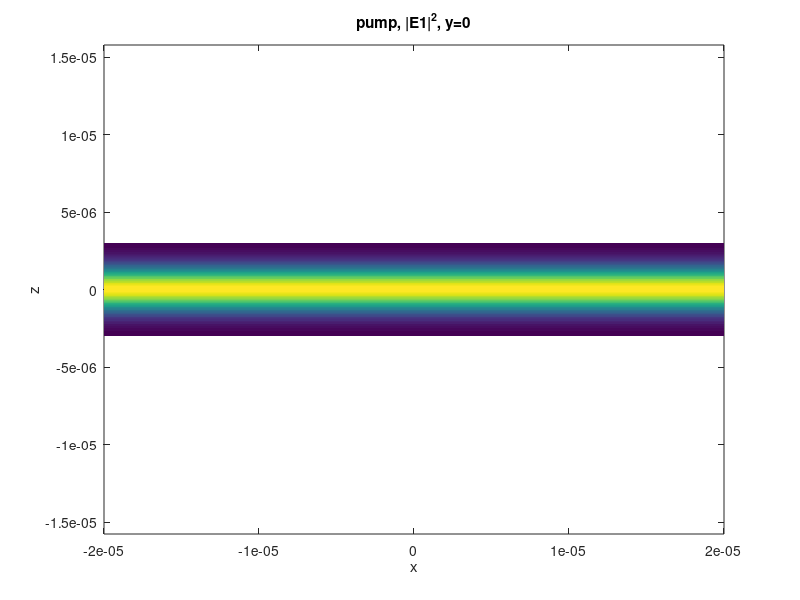
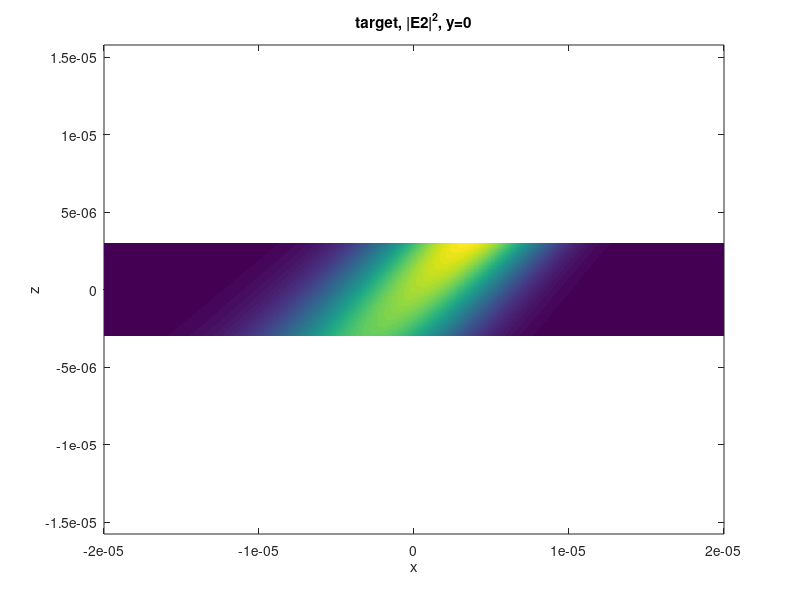
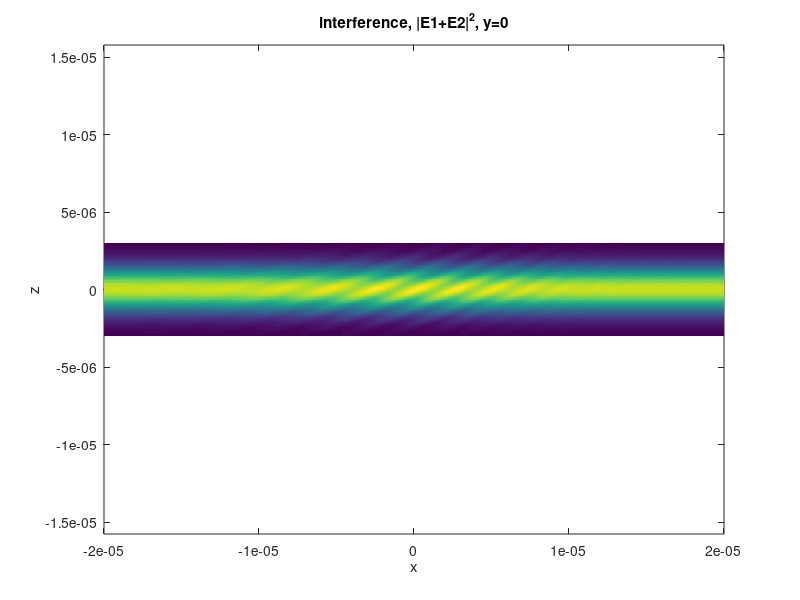
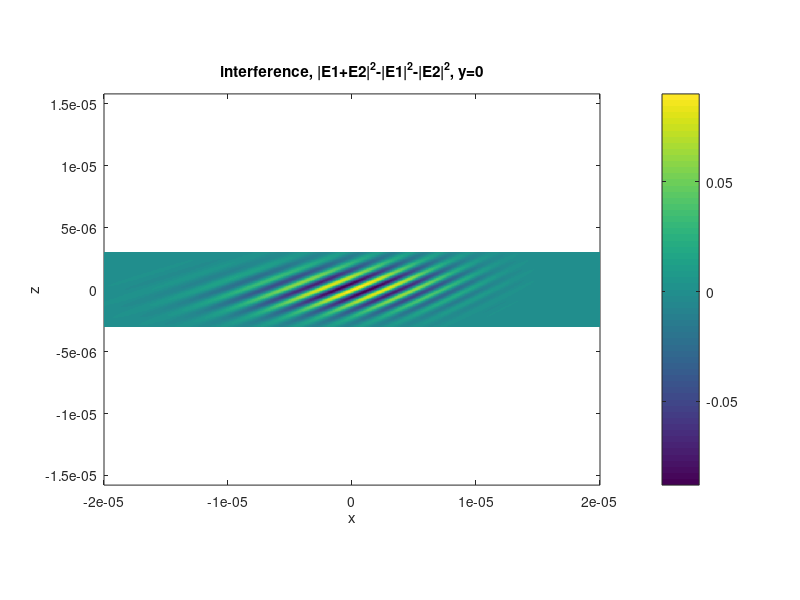

These figures' MATLAB source, in order:
% 3d interference patterns (holograms)

% interference of a pump beam (Gaussian shape in z, plane wave in x,y) and
% a target beam (plane wave or proper 3D Gaussian)

lam = 780e-9;
k0 = 2*pi/lam;

yzv = [0 0.2 0.4]*1e-6;   % for loop of y or z (cross sections at different positions)
nyzv = length(yzv);

for iyzv=1:nyzv

if (1==1)   % vertical cross section at y=const
    plotsel = 1;
    xv = (-20:0.05:20)*1e-6;
    yv = yzv(iyzv);     %0;     %(-4:0.05:4)*1e-6;
    zv = (-3:0.05:3)*1e-6;
else        % horizontal cross section at z=const
    plotsel = 2;
    xv = (-20:0.05:20)*1e-6;
    yv = (-20:0.05:20)*1e-6;
    zv = yzv(iyzv);     %0.e-6;     %(-3:0.05:3)*1e-6;    
end

[xx,yy,zz] = meshgrid(xv,yv,zv);

% pump field
k1x = k0;
w1 = 2e-6;
w1y = 100*5.8e-6;

E1 = exp(1i*k1x*xx).*exp(-zz.^2/w1^2).*exp(-yy.^2/w1y^2);

figure(101+(iyzv-1)*10)
if plotsel==1
    pcolor(xv,zv,abs(squeeze(E1)').^2)
    xlabel('x'), ylabel('z')
    title(['pump, |E1|^2, y=' num2str(yv)])
else
    pcolor(xv,yv,abs(squeeze(E1)).^2)    
    xlabel('x'), ylabel('y')
    title(['pump, |E1|^2, z=' num2str(zv)])
end
shading flat
axis equal

% target field

if (1==0)   % plane wave
    %al2 = 120 *pi/180;   % propagation angle, 90deg=vertical
    n = [1 1 10];   % direction of propagation
    n = n/norm(n);

    k2x = k0*n(1);
    k2y = k0*n(2);
    k2z = k0*n(3);

    E20 = 0.1;

    E2 = E20*exp(1i*(k2x*xx+k2y*yy+k2z*zz));
end

if (0==0)   % tilted Gaussian
    % al2 = 60 *pi/180;   % propagation angle, 90deg=vertical
    n = [1 0 1];   % direction of propagation
    n = n/norm(n);

    w2 = 2.5e-6;
    zfoc = 50e-6;    % distance to focal point
    E20 = 0.1;

    
    zzr = xx*n(1) + yy*n(2) + zz*n(3);  % z in rotated frame = projection onto prop. direction
    xxr = sqrt(xx.^2+yy.^2+zz.^2 - zzr.^2);     % x=r in rotated frame = the orth. component to z
    zzr = zzr - zfoc;
    
    zR = pi*w2^2/lam;
    w2z = w2*sqrt(1+(zzr/zR).^2);
    eta = atan(zzr/zR);
    %Rz = zzr.*(1+(zR./zzr).^2);
    Rzi = zzr./(zzr.^2 + zR^2);        % inverse of curvature
    
    %E2 = E20 * w2./w2z .* exp(-(xxr./w2z).^2) .* exp(1i*(k0*zzr+k0*xxr./(2*Rz)-eta));
    E2 = E20 * w2./w2z .* exp(-(xxr./w2z).^2) .* exp(1i*(k0*zzr+k0*xxr.^2.*Rzi/2-eta));
end
    
figure(102+(iyzv-1)*10)
if plotsel==1
    pcolor(xv,zv,abs(squeeze(E2)').^2)
    xlabel('x'), ylabel('z')
    title(['target, |E2|^2, y=' num2str(yv)])
else
    pcolor(xv,yv,abs(squeeze(E2)).^2)    
    xlabel('x'), ylabel('y')
    title(['target, |E2|^2, z=' num2str(zv)])
end
shading flat
axis equal

% interference pattern

Et = E1+E2;

figure(103+(iyzv-1)*10)
if plotsel==1
    pcolor(xv,zv,abs(squeeze(Et)').^2)
    xlabel('x'), ylabel('z')
    title(['interference, |E1+E2|^2, y=' num2str(yv)])
else
    pcolor(xv,yv,abs(squeeze(Et)).^2)    
    % pcolor(xv,yv,(abs(squeeze(Et)).^2-abs(squeeze(E1)).^2-abs(squeeze(E2)).^2)./abs(squeeze(E1)).^2)    
    %   note on above:  this is meant to be ~dng, but shouldn't be
    %                   normalised to pump field at z, only to the pump at centre of
    %                   waveguide, or power integrated over z
    xlabel('x'), ylabel('y')
    title(['interference, |E1+E2|^2, z=' num2str(zv)])
end
shading flat
axis equal

% interference term only

Et2 = abs(E1+E2).^2-abs(E1).^2-abs(E2).^2;

figure(104+(iyzv-1)*10)
if plotsel==1
    pcolor(xv,zv,squeeze(Et2)')
    xlabel('x'), ylabel('z')
    title(['interference, |E1+E2|^2-|E1|^2-|E2|^2, y=' num2str(yv)])
else
    pcolor(xv,yv,squeeze(Et2))    
    % pcolor(xv,yv,(abs(squeeze(Et)).^2-abs(squeeze(E1)).^2-abs(squeeze(E2)).^2)./abs(squeeze(E1)).^2)    
    %   note on above:  this is meant to be ~dng, but shouldn't be
    %                   normalised to pump field at z, only to the pump at centre of
    %                   waveguide, or power integrated over z
    xlabel('x'), ylabel('y')
    title(['interference, |E1+E2|^2-|E1|^2-|E2|^2, z=' num2str(zv)])
end
shading flat
axis equal
colorbar

end
